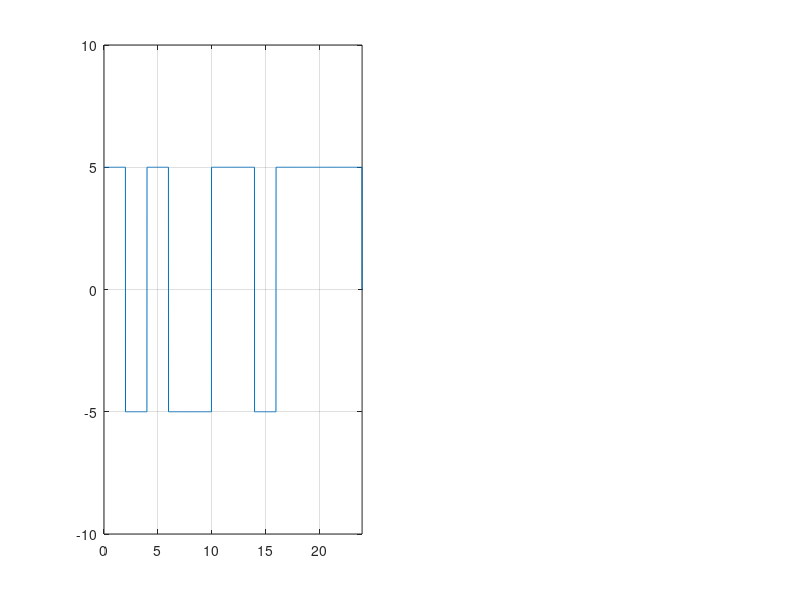

Recreate this plot in MATLAB.
%Digital signal....
%Polar NRZ-L
%If bit == 1 then y(from:to) = +amplitude
%If bit == 0 then y(from:to) = -amplitude

clear all;
clc;
bit = [1, 0, 1, 0, 0, 1, 1, 0, 1, 1, 1, 1];

v_0 = -5;
v_1 = 5;

fs = 100;
bit_duration = 2; % bitrate = 1/bitduration
T = length(bit) * bit_duration; % len/bitrate.
t = 0:1/fs:T;

x_digital = zeros(1, length(t));

%encoding
for i = 1:length(bit)
    if bit(i) == 1
        x_digital((i-1)*fs*bit_duration+1 : i*fs*bit_duration) = v_1;
    else
        x_digital((i-1)*fs*bit_duration+1 : i*fs*bit_duration) = v_0;
    end
end

subplot(1,2,1);
plot(t, x_digital);
xlim([0, T]);
ylim([-10, 10]);
grid on;

%decoding
data = zeros(1, length(bit));

for i=1:length(bit)
    if(x_digital((i-1)*fs*bit_duration+1 : i*fs*bit_duration) == v_1)
        data(i) = 1;
    else
        data(i) = 0;
    end
end

disp(data)